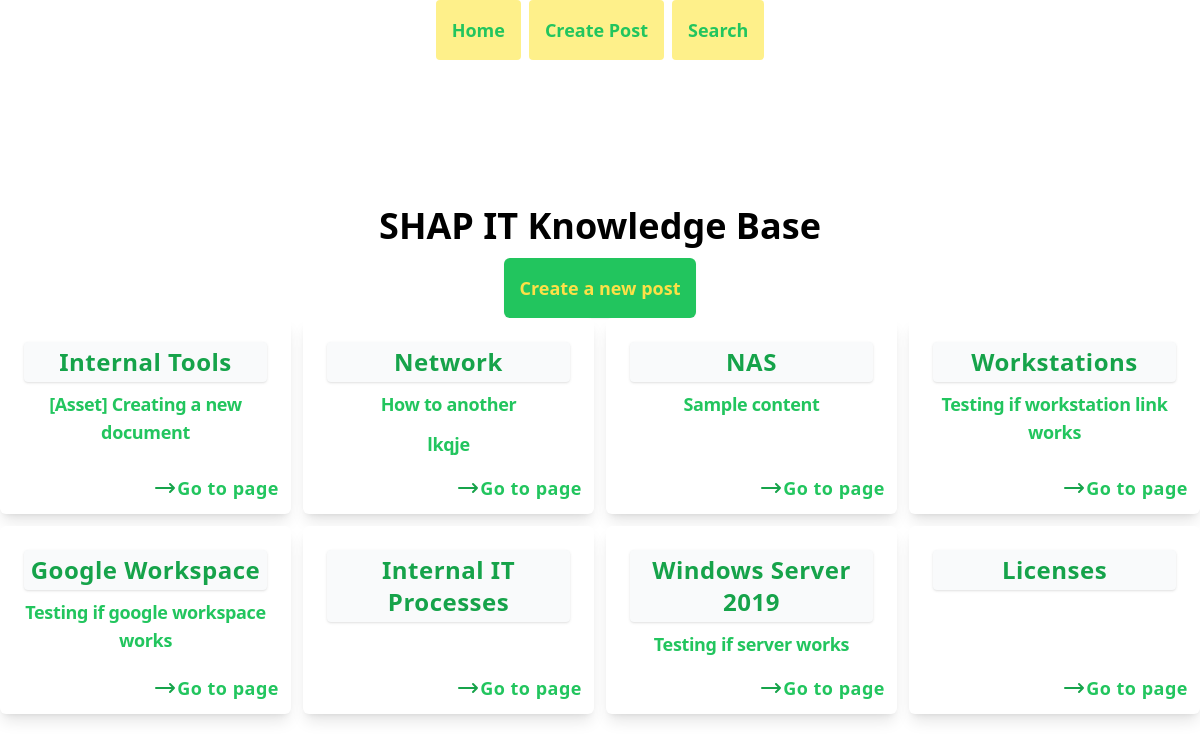
Before: / with the older database file.
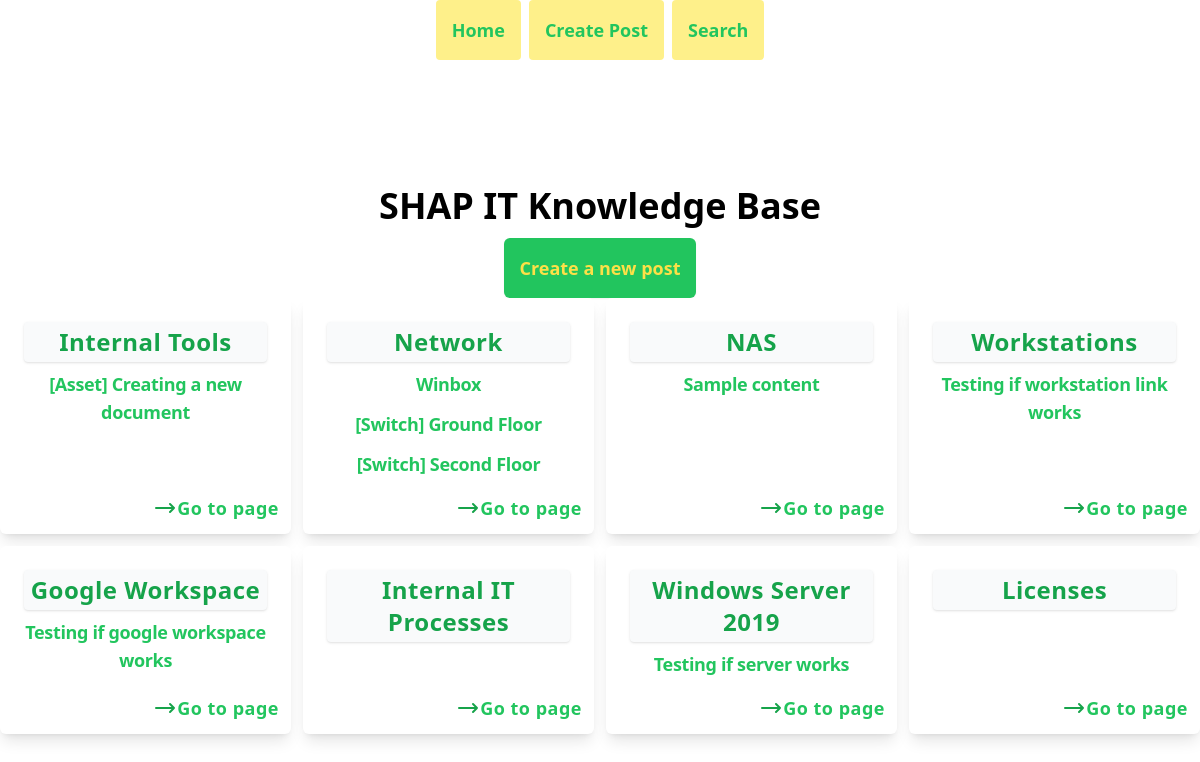
After: the same page with the newer database file.
### articles/models.py (models this page shows, shortened)
class Post(models.Model):
    title = models.CharField(max_length=255)
    content = models.TextField()
    created = models.DateField(auto_now_add=True)
    updated = models.DateTimeField(auto_now=True)
    article = models.ForeignKey(Article, on_delete=models.CASCADE)

### articles/views.py (the view)
# urls.py: path('', views.home, name='home'),
def home(request):
    template_name = 'articles/articles.html'
    article = Article.objects.all()
    get_network = Article.objects.get(title='Networks')
    networks = Post.objects.filter(article=get_network)
    get_licenses = Article.objects.get(title='Licenses')
    licenses = Post.objects.filter(article=get_licenses)
    get_server_2019 = Article.objects.get(title='Windows Server 2019')
    server_2019 = Post.objects.filter(article=get_server_2019)
    get_processes = Article.objects.get(title='Internal IT Processes')
    processes = Post.objects.filter(article=get_processes)
    get_google = Article.objects.get(title='Google Workspace')
    google = Post.objects.filter(article=get_google)
    get_workstations = Article.objects.get(title='Workstations')
    workstation = Post.objects.filter(article=get_workstations)
    get_nas = Article.objects.get(title='NAS')
    nas = Post.objects.filter(article=get_nas)
    get_tools = Article.objects.get(title='Internal Tools')
    tools = Post.objects.filter(article=get_tools)
    context = {
        'article': article,
        'networks': networks,
        'licenses': licenses,
        'server_2019': server_2019,
        'processes': processes,
        'google': google,
        'workstation': workstation,
        'nas': nas,
        'tools': tools
    }
    return render(request, template_name, context=context)

### templates/articles/articles.html (shortened to what the changed rows need)
{% extends 'base.html' %}
{% load article_extras %}
{% load static %}
{% block content %}
<div class="flex flex-col items-center justify-center mx-auto min-h-screen">
  <h1 class="font-bold text-4xl mb-3">SHAP IT Knowledge Base</h1>
  <div class="grid grid-cols-4 gap-3 text-center">
    <div class="relative bg-white shadow-lg rounded-md p-6 font-semibold text-xl tracking-wide">
      <h1 class="text-2xl text-green-600 bg-gray-50 shadow p-1 rounded mb-2">Internal Tools</h1>
      <ul class="space-y-3 mb-8">
        {% for tool in tools %}
        <li class="text-green-800 text-sm tracking-tight"><a href="{% url 'view_post' tool.id %}">{{ tool.title }}</a>
        </li>
        {% endfor %}
      </ul>
      <div class="flex absolute bottom-0  right-0 m-2 p-1 items-center">
        <h2 class="text-white text-xs ">
          <a class="text-lg" href="{% url 'all_post' 2 %}">Go to page</a></h2>
      </div>
    </div>
    <div class="relative bg-white shadow-lg rounded-md p-6 font-semibold text-xl tracking-wide">
      <h1 class="text-2xl text-green-600 bg-gray-50 shadow p-1 rounded mb-2">Network</h1>
      <ul class="space-y-3 mb-8">
        {% for network in networks %}
        <li class="text-green-800 text-sm tracking-tight"><a
            href="{% url 'view_post' network.id %}">{{ network.title }}</a></li>
        {% endfor %}
      </ul>
      <div class="flex absolute bottom-0  right-0 m-2 p-1 items-center">
        <h2 class="text-white text-xs ">
          <a class="text-lg" href="{% url 'all_post' 1 %}">Go to page</a></h2>
      </div>
    </div>
    <div class="relative bg-white shadow-lg rounded-md p-6 font-semibold text-xl tracking-wide">
      <h1 class="text-2xl text-green-600 bg-gray-50 shadow p-1 rounded mb-2">NAS</h1>
      <ul class="space-y-3 mb-8">
        {% for na in nas %}
        <li class="text-green-800 text-sm tracking-tight"><a href="{% url 'view_post' na.id %}">{{ na.title }}</a></li>
        {% endfor %}
      </ul>
      <div class="flex absolute bottom-0  right-0 m-2 p-1 items-center">
        <h2 class="text-white text-xs ">
          <a class="text-lg" href="{% url 'all_post' 3 %}">Go to page</a></h2>
      </div>
    </div>
    <div class="relative bg-white shadow-lg rounded-md p-6 font-semibold text-xl tracking-wide">
      <h1 class="text-2xl text-green-600 bg-gray-50 shadow p-1 rounded mb-2">Workstations</h1>
      <ul class="space-y-3 mb-8">
        {% for work in workstation %}
        <li class="text-green-800 text-sm tracking-tight"><a href="{% url 'view_post' work.id %}">{{ work.title }}</a>
        </li>
        {% endfor %}
      </ul>
      <div class="flex absolute bottom-0  right-0 m-2 p-1 items-center">
        <h2 class="text-white text-xs ">
          <a class="text-lg" href="{% url 'all_post' 4 %}">Go to page</a></h2>
      </div>
    </div class="relative bg-white shadow-lg rounded-md p-6 font-semibold text-xl tracking-wide">
    <div class="relative bg-white shadow-lg rounded-md p-6 font-semibold text-xl tracking-wide">
      <h1 class="text-2xl text-green-600 bg-gray-50 shadow p-1 rounded mb-2">Google Workspace</h1>
      <ul class="space-y-3 mb-8">
        {% for go in google %}
        <li class="text-green-800 text-sm tracking-tight"><a href="{% url 'view_post' go.id %}">{{ go.title }}</a></li>
        {% endfor %}
      </ul>
      <div class="flex absolute bottom-0  right-0 m-2 p-1 items-center">
        <h2 class="text-white text-xs ">
          <a class="text-lg" href="{% url 'all_post' 5 %}">Go to page</a></h2>
      </div>
    </div>
    <div class="relative bg-white shadow-lg rounded-md p-6 font-semibold text-xl tracking-wide">
      <h1 class="text-2xl text-green-600 bg-gray-50 shadow p-1 rounded mb-2">Internal IT Processes</h1>
      <div class="flex absolute bottom-0  right-0 m-2 p-1 items-center">
        <h2 class="text-white text-xs ">
          <a class="text-lg" href="{% url 'all_post' 6 %}">Go to page</a></h2>
      </div>
    </div>
    <div class="relative bg-white shadow-lg rounded-md p-6 font-semibold text-xl tracking-wide">
      <h1 class="text-2xl text-green-600 bg-gray-50 shadow p-1 rounded mb-2">Windows Server 2019</h1>
      <ul class="space-y-3 mb-8">
        {% for server in server_2019 %}
        <li class="text-green-800 text-sm tracking-tight"><a
            href="{% url 'view_post' server.id %}">{{ server.title }}</a></li>
        {% endfor %}
      </ul>
      <div class="flex absolute bottom-0  right-0 m-2 p-1 items-center">
        <h2 class="text-white text-xs ">
          <a class="text-lg" href="{% url 'all_post' 7 %}">Go to page</a></h2>
      </div>
    </div>
    <div class="relative bg-white shadow-lg rounded-md p-6 font-semibold text-xl tracking-wide">
      <h1 class="text-2xl text-green-600 bg-gray-50 shadow p-1 rounded mb-2">Licenses</h1>
      <div class="flex absolute bottom-0  right-0 m-2 p-1 items-center">
        <h2 class="text-white text-xs ">
          <a class="text-lg" href="{% url 'all_post' 8 %}">Go to page</a></h2>
      </div>
    </div>
  </div>
</div>
{% endblock content %}

Changed rows visible on the page:
removed Post: title "How to another", shown under "Network"
removed Post: title "lkqje", shown under "Network"
added Post: title "Winbox", shown under "Network"
added Post: title "[Switch] Ground Floor", shown under "Network"
added Post: title "[Switch] Second Floor", shown under "Network"
